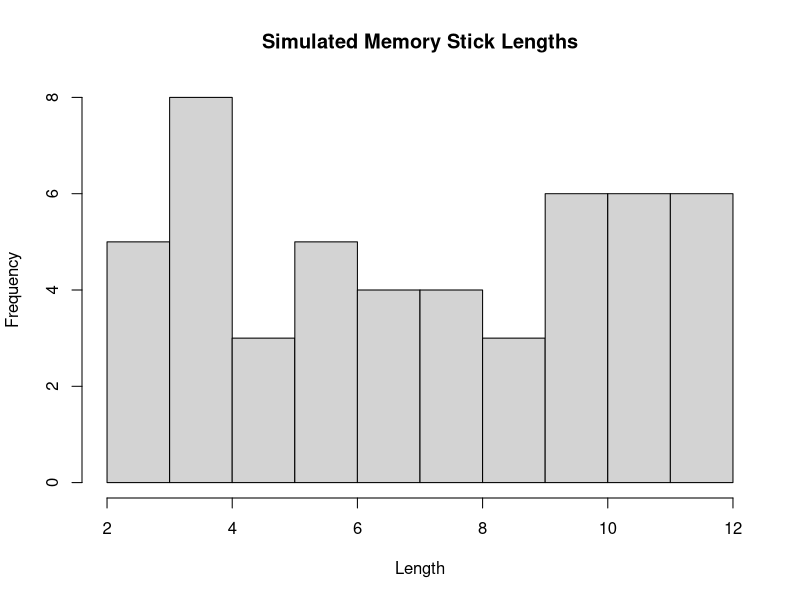

Source code (R): (Note: this script raises an error after producing the figure.)
## ---- chunk 1
knitr::opts_chunk$set(echo = TRUE)
## ---- chunk 2

# FOR 1A
# Specify the range of the Memory Stick Lengths
MStick_MinL <- 2
MStick_MaxL <- 12

# Compute for the probability that a memory stick will be scrapped
Prob_Scrapped <- 1 - punif(10, MStick_MinL, MStick_MaxL)
cat("Thus, the probability of memory stick being scrapped is:", Prob_Scrapped, "\n")

## ---- chunk 3

# FOR 1B
# Specify the range of the Memory Stick Lengths
MinL <- 2
MaxL <- 12

# Simulate the 50 Memory Stick Lengths needed
S_Lengths <- runif(50, MinL, MaxL)

# Create a HISTOGRAM of the Simulated Memory Stick Lengths
hist(S_Lengths, main = "Simulated Memory Stick Lengths", xlab = "Length", ylab = "Frequency")

# Calculate the Mean and Variance of the Simulated Memory Stick Lengths 
SL_Mean <- mean(S_Lengths)
cat("The Mean of the Simulated Memory Stick Lengths is:", SL_Mean, "\n", "\n")

SL_Variance <- var(S_Lengths)
cat("The Variance of the Simulated Memory Stick Lengths is:", SL_Variance, "\n")

## ---- chunk 4

# FOR 2A
# Define the given function
b <- 0.15
PD_Function_2A <- function(x) {0.025 * x + b}

# Calculate the integral of the function over the interval from 2 to 6
IResult2A <- integrate(PD_Function_2A, 2, 6)

# Use the $value, a class of "integrate" to extract the numerical value of the result
Genuine_PD <- IResult$value

cat("Since the pdf passes the 3 criterion with the pdf being non-negative for all values of x within its domanin, and the entire domain is equal to:", Genuine_PD, "\n", "\n", "Thus it is a genuine probability density when b = 0.15." )
## ---- chunk 5

# FOR 2B
# Define the given function with the calculated value of b = 0.15
PD_Function_2B <- function(x) {0.025 * x + 0.15}

# Calculate the integral of the pdf over the interval from 3 to 6
IResult2B <- integrate(PD_Function_2B, 3, 6)

# Use the $value, a class of "integrate" to extract the numerical value of the result
Prob_Exceed_3 <- IResult2B$value

cat("The probability that the measurement of the current exceeds 3 is:", Prob_Exceed_3, "\n")
## ---- chunk 6

# FOR 2C
# Define the given function with the calculated value of b = 0.15
PD_Function_2C <- function(x) {0.025*x + 0.15}

# Specify the integration limits for the integral
Lower_Value <- 2
Upper_Value <- 6

# Define the integrand for E(X)
integrand <- function(x) {x * PD_Function_2C(x)}

# Calculate the expected value using the integrate function
# And use the $value, a class of "integrate" to extract the numerical value of the result
E_X <- integrate(integrand, Lower_Value, Upper_Value)$value

cat("Thus, E(X) =", E_X, "\n")
## ---- chunk 7

# FOR 3
# Define the Range of the UD (Uniform Distribution)
UDRange_Min <- -pi
UDRange_Max <- pi

# Calculate P(X ≤ 0) and P(X ≤ 𝜋/2)

# FOR P(X ≤ 0)
Prob_Less_0 <- punif(0, UDRange_Min, UDRange_Max)

# FOR P(X ≤ 𝜋/2)
Prob_Less_Pi_Over_2 <- punif(pi/2, UDRange_Min, UDRange_Max)


cat("Thus, \n \n P(X ≤ 0) =", Prob_Less_0, "\n", "\n", "P(X ≤ 𝜋/2) =", Prob_Less_Pi_Over_2)

